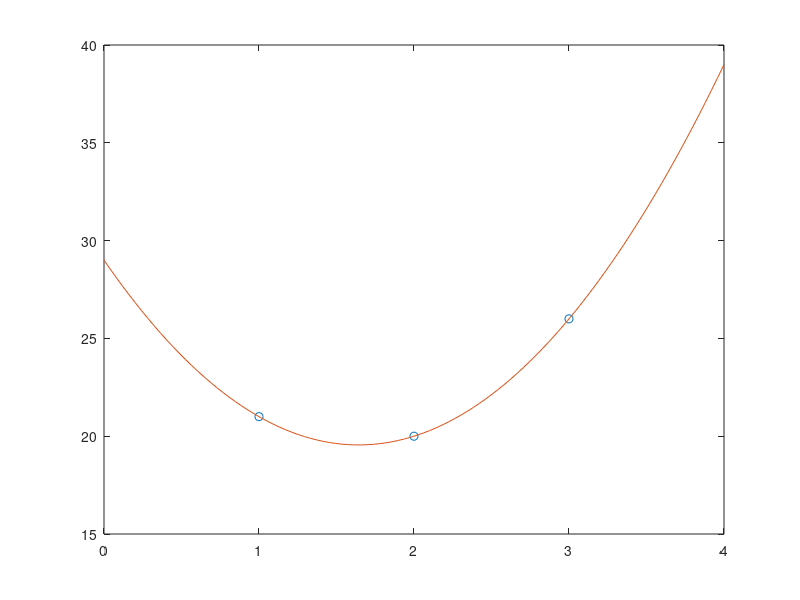

The MATLAB script that drew this image:
x = [1,2,3];
Sp  = [21,20,26];
p = polyfit(x,Sp,3);
x1 = linspace(0,4);
y1 = polyval(p,x1);
figure
plot(x,Sp ,'o')
hold on
plot(x1,y1)
hold off

 d=2;
%denom2 = max((Sp(d - 1) - Sp(d + 1)),1 );
%fprintf('denom2 =  %d\n', denom2 );

%res =   ((Sp(d - 1) - Sp(d + 1)) + denom2) / (denom2 * 2);
%fprintf('res =  %d\n', res );

%d1 = Sp(d - 1) - Sp(d )
%d2 = Sp(d - 1) - Sp(d + 1)

%a =    -d1 + 0.5 * d2
%b = 2 * d1 - 0.5 * d2
%c = -Sp(d - 1)
 x1 = d-1
 x2 = d
 x3 = d+1
 y1 = Sp(d - 1)
 y2 = Sp(d )
 y3 = Sp(d + 1)
      denom = (x1 - x2) * (x1 - x3) * (x2 - x3);
      A     = (x3 * (y2 - y1) + x2 * (y1 - y3) + x1 * (y3 - y2)) / denom;
      B     = (x3*x3 * (y1 - y2) + x2*x2 * (y3 - y1) + x1*x1 * (y2 - y3)) / denom;
      C     = (x2 * x3 * (x2 - x3) * y1 + x3 * x1 * (x3 - x1) * y2 + x1 * x2 * (x1 - x2) * y3) / denom;

    xv = -B / (2*A) 
    yv = C - B*B / (4*A) 

d1 = Sp(d - 1) - Sp(d )
d2 = Sp(d - 1) - Sp(d+1 )

a =    -d1 + 0.5 * d2
b = 2 * d1 - 0.5 * d2
c = -y1

xVertex =    1-0.5      * b / a
yVertex = -1*(c - 0.25 * b * b / a)
